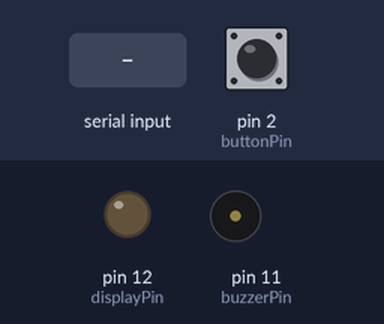
This sketch was run on a simulated Arduino Uno, built with avr-gcc and run on an emulated ATmega328P. Shown: output pins drawn as LEDs (lit = HIGH), buzzer (waves = sounding). The inputs (shaded band) are chosen by the test bench; at power-on: pin 2 (buttonPin) LOW.

Above: at 1.5 s.
1.6 s: "a" received over Serial
At 2.95 s:
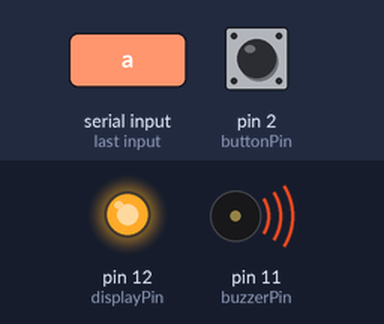
4.6 s: "b" received over Serial
At 7.3 s:
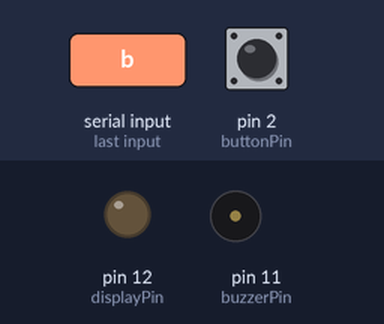
7.6 s: "c" received over Serial
At 8.75 s:
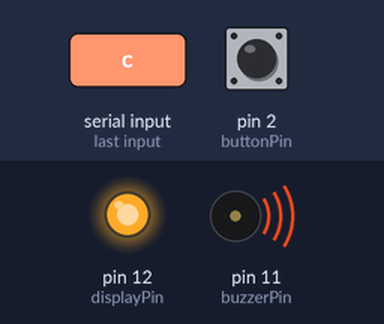
Timing chart, 0 to 11.2 s (numbered marks = the images above; inputs shaded):
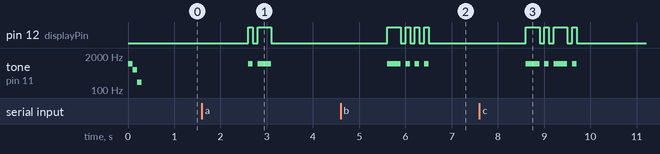

Measured:
- after the input at 1.6 s, pin 12 (displayPin): LOW → HIGH after 1.0 s, → LOW 0.10 s later, → HIGH 0.10 s later, → LOW 0.30 s later; tone on pin 11 (buzzerPin): silent → 1000 Hz after 1.0 s, → silent 0.10 s later, → 1000 Hz 0.10 s later, → silent 0.30 s later
- after the input at 4.6 s, pin 12 (displayPin): LOW → HIGH after 1.0 s, then repeats every 0.20 s: LOW 0.10 s, HIGH 0.10 s, until it stays LOW from 6.5 s; tone on pin 11 (buzzerPin): silent → 1000 Hz after 1.0 s, then repeats every 0.20 s: silent 0.10 s, 1000 Hz 0.10 s, until it stays silent from 6.5 s
- after the input at 7.6 s, pin 12 (displayPin): LOW → HIGH after 1.0 s, → LOW 0.30 s later, → HIGH 0.10 s later, → LOW 0.10 s later, … (8 changes in this stretch); tone on pin 11 (buzzerPin): plays 1000 Hz for 0.30 s, 1000 Hz for 0.10 s, 1000 Hz for 0.30 s, 1000 Hz for 0.10 s, starting after 1.0 s

The sketch:

morse_converter.ino
```cpp
#include "Queue.h"

const int displayPin = 12;
const int buzzerPin = 11;
const int buttonPin = 2;

CharQueue queue;

void setup() {
  pinMode(displayPin, OUTPUT);
  pinMode(buzzerPin, OUTPUT);
  pinMode(buttonPin, INPUT);
  Serial.begin(9600);

  // test sound
  tone(buzzerPin, 1000);
  delay(100);
  tone(buzzerPin, 600);
  delay(100);
  tone(buzzerPin, 200);
  delay(100);
  noTone(buzzerPin);
}

void loop() {
  int val = digitalRead(buttonPin);
  if (val == HIGH) {
    digitalWrite(displayPin, HIGH);
    tone(buzzerPin, 1000);
  } else {
    digitalWrite(displayPin, LOW);
    noTone(buzzerPin);
  }

  // read serial data
  if (Serial.available() > 0) {
    String data = Serial.readString();
    for (int i = 0; i < data.length(); i++) {
      queue.push(data[i]);
    }
  }
  if (!queue.isEmpty()) {
    display();
  }
}

// display characters in queue as morse code
void display() {
  while (!queue.isEmpty()) {
    char c = queue.pop();
    String morse = toMorse(c);
    for (int i = 0; i < morse.length(); i++) {
      if (morse[i] == '.') {
        triggerOutput(100);
        delay(100);
      } else if (morse[i] == '-') {
        triggerOutput(300);
        delay(100);
      } else {
        delay(300);
      }
    }
    delay(100);
  }
}

// trigger output (LED and buzzer) for a given duration
void triggerOutput(int duration) {
  digitalWrite(displayPin, HIGH);
  tone(buzzerPin, 1000);
  delay(duration);
  digitalWrite(displayPin, LOW);
  noTone(buzzerPin);
}

String toMorse(char c) {
  switch (c) {
    case 'a':
      return ".-";
    case 'b':
      return "-...";
    case 'c':
      return "-.-.";
    case 'd':
      return "-..";
    case 'e':
      return ".";
    case 'f':
      return "..-.";
    case 'g':
      return "--.";
    case 'h':
      return "....";
    case 'i':
      return "..";
    case 'j':
      return ".---";
    case 'k':
      return "-.-";
    case 'l':
      return ".-..";
    case 'm':
      return "--";
    case 'n':
      return "-.";
    case 'o':
      return "---";
    case 'p':
      return ".--.";
    case 'q':
      return "--.-";
    case 'r':
      return ".-.";
    case 's':
      return "...";
    case 't':
      return "-";
    case 'u':
      return "..-";
    case 'v':
      return "...-";
    case 'w':
      return ".--";
    case 'x':
      return "-..-";
    case 'y':
      return "-.--";
    case 'z':
      return "--..";
    default:
      return "";
  }
}
```

Queue.h
```cpp
#ifndef QUEUE_H
#define QUEUE_H

struct Node {
  char data;
  Node* next;

  Node(char data) : data(data), next(nullptr) {}
};

class CharQueue {
private:
  Node* head;
  Node* tail;
public:
  CharQueue() : head(nullptr), tail(nullptr) {}
  ~CharQueue() {
    while (!isEmpty()) {
      pop();
    }
  }

  void push(char c) {
    Node* newNode = new Node(c);
    if (isEmpty()) {
      head = newNode;
      tail = newNode;
    } else {
      tail->next = newNode;
      tail = newNode;
    }
  }

  char pop() {
    if (isEmpty()) {
      return '\0';
    }

    char c = head->data;
    Node* temp = head;
    head = head->next;
    delete temp;

    if (head == nullptr) {
      tail = nullptr;
    }

    return c;
  }

  bool isEmpty() {
    return head == nullptr;
  }
};

#endif
```
